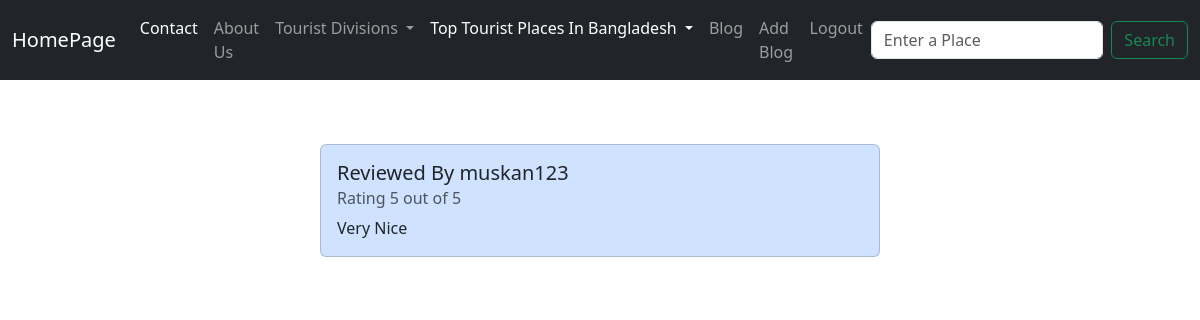
/homepage/review/1 (signed in), run on an earlier commit of the app's database.
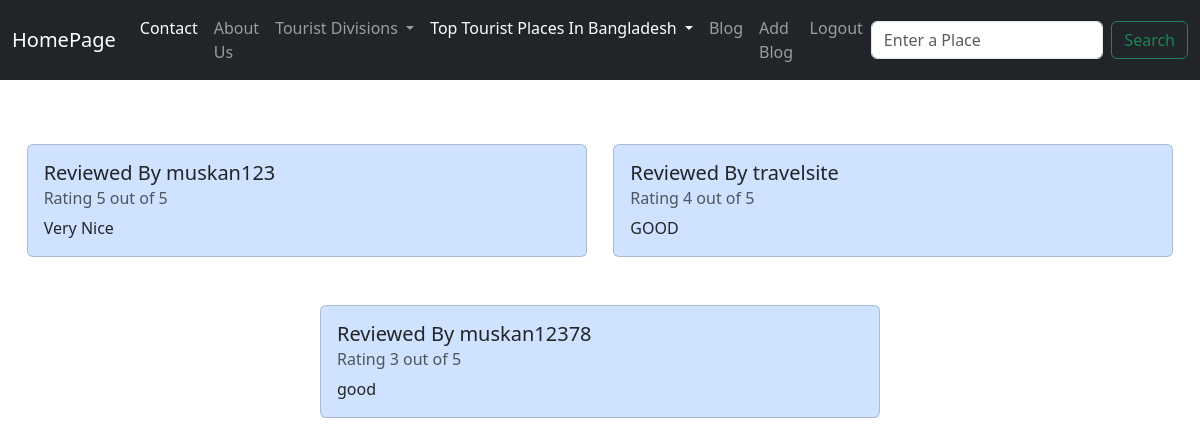
And on a later commit of the database.
### homepage/models.py (models this page shows, shortened)
class Review(models.Model):
    user = models.ForeignKey(User, on_delete = models.CASCADE)
    package = models.ForeignKey(Package, on_delete=models.CASCADE, null=True, blank=True)
    rating = models.PositiveIntegerField(choices=[(i, i) for i in range(1, 6)])
    comment = models.TextField()

class User(AbstractUser):
    phone_number = PhoneNumberField(region='BD')

### homepage/views.py (the view)
# urls.py: path("review/<int:id>", views.review, name="review"),
def review(request, id):
    package = Package.objects.get(id=id)
    reviews = Review.objects.filter(package=package)
    return render(request, 'review.html', {'reviews':reviews})

### homepage/context_processor.py (called while the page is built)
def all_places(request):
    places = Place.objects.filter(add_to_nav = True)
    return {'all_places': places}

def all_divisions(request):
    divisions = Division.objects.all()
    return {"all_divisions":divisions}

### templates/review.html (shortened to what this page needs)
{% extends 'base.html' %}
{% block body %}
<div class="my-3 review-container">
    {%for review in reviews%}
    <div class="card mt-5 bg-primary-subtle" style="width: 35rem;">
        <div class="card-body">
            <h5 class="card-title">Reviewed By {{review.user.username}}</h5>
            <h6 class="card-subtitle mb-2 text-muted">Rating {{review.rating}} out of 5</h6>
            <p class="card-text">{{review.comment}}</p>
        </div>
    </div>
    {%endfor%}
</div>
{% endblock body %}

What changed in the data, as far as the page shows it:
added Review: user.username "travelsite", rating "4", comment "GOOD"
added Review: user.username "muskan12378", rating "3", comment "good"
